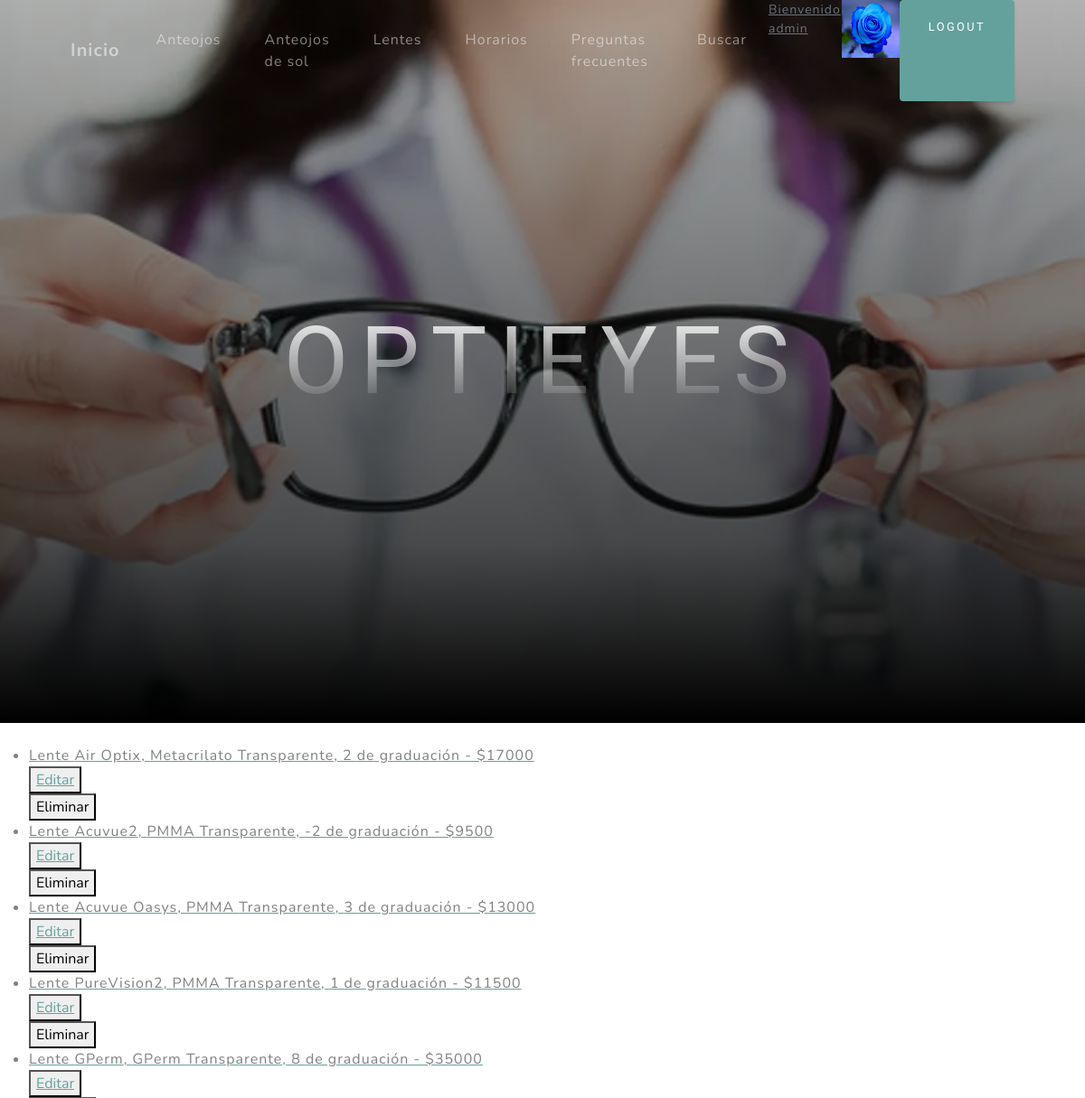
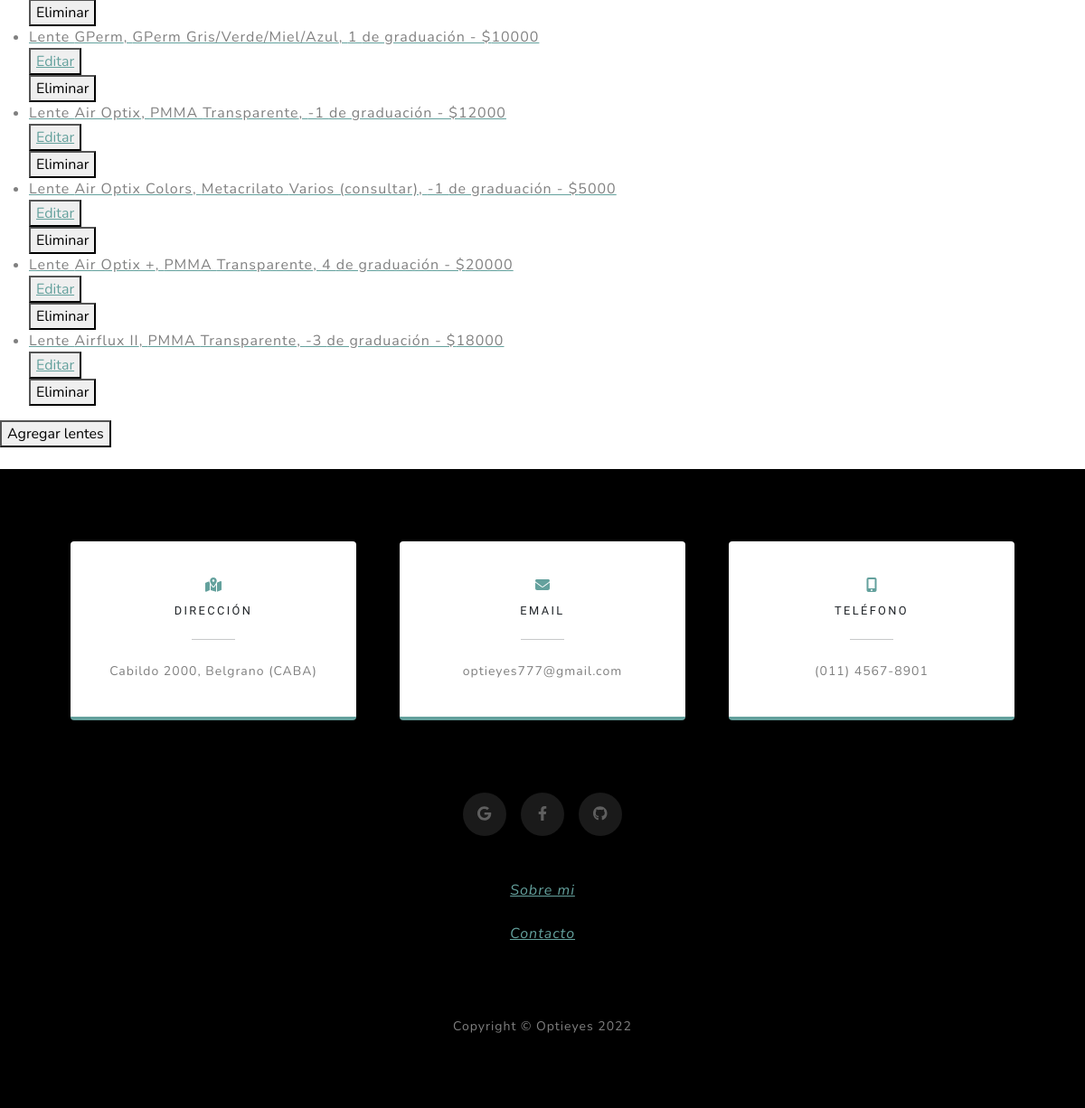
The page /app1/lentes/ (signed in) on the database its author committed (2 pictures, top to bottom).
### App1/models.py (models this page shows, shortened)
class Avatar(models.Model):
    user = models.OneToOneField(User, on_delete=models.CASCADE)
    imagen = models.ImageField(upload_to=user_path, default='avatares/default.jpg')

class Cristales(models.Model):
    marca = models.CharField(max_length=30)
    color = models.CharField(max_length=30)
    material = models.CharField(max_length=30)
    graduacion = models.CharField(max_length=30)
    precio = models.IntegerField()
    codigo = models.IntegerField()
    foto = models.ImageField(upload_to='imagenes/', null=True, blank=True)
    laboratorio = models.CharField(max_length=30, default="-")
    duracion = models.CharField(max_length=30, default="-")
    prescripcion = models.CharField(max_length=40, default="-")
    fecha = models.DateField(auto_now=False, auto_now_add=False, default="1111-11-11")

### App1/views.py (the view)
# urls.py: path('lentes/', lentes, name="Lentes"),
@staff_member_required(login_url="/app1/acceso-denegado")
def lentes(request):
    lista = Cristales.objects.all()
    return render(request, "lentes.html", {"lentes": lista})

### App1/templates/lentes.html (shortened to what this page needs)
{% extends 'padre.html' %}
{% load static %}
{% block contenido %}
<br>
<ul>
    {% for lente in lentes %}
    <a href="{% url 'Detalle_Lente' lente.id %}">
        <li style="color: gray">Lente {{lente.marca}}, {{lente.material}} {{lente.color}}, {{lente.graduacion}} de graduación - ${{lente.precio}}</li>
    </a>
        <div>
            <button>
                <a href="{% url 'Editar_Lentes' lente.id %}">Editar</a>
            </button>
            <form action="{% url 'Elimina_Lentes' lente.id %}" method="POST" onclick="return confirm('¿Seguro que quiere eliminar?')"Delete>{% csrf_token %}
                <button type="submit"> Eliminar </button>
            </form>
        </div>
    {% endfor %}
</ul>
<a href="{% url 'Lentes_Formulario' %}"><button>Agregar lentes</button></a>
<br>
<br>
{% endblock contenido %}

### App1/templates/padre.html (shortened to what this page needs)
<!DOCTYPE html>
<html lang="en">
    <head>
        {% load static %}
        <link href="{% static 'css/styles.css' %}" rel="stylesheet" />
    </head>
    <body id="page-top">
        <nav class="navbar navbar-expand-lg navbar-light fixed-top" id="mainNav">
            <div class="container px-4 px-lg-5">
                <a class="navbar-brand" href="{% url 'Inicio' %}">Inicio</a>
                <div class="collapse navbar-collapse" id="navbarResponsive">
                    <ul class="navbar-nav ms-auto">
                        {% if request.user.is_staff %}
                            <li class="nav-item"><a class="nav-link" href="{% url 'Armazones' %}">Anteojos</a></li>
                            <li class="nav-item"><a class="nav-link" href="{% url 'Anteojos_Sol' %}">Anteojos de sol</a></li>
                            <li class="nav-item"><a class="nav-link" href="{% url 'Lentes' %}">Lentes</a></li>
                        {% else %}
                            <li class="nav-item"><a class="nav-link" href="{% url 'Lista_Armazones' %}">Anteojos</a></li>
                            <li class="nav-item"><a class="nav-link" href="{% url 'Lista_Lentes_Sol' %}">Anteojos de sol</a></li>
                            <li class="nav-item"><a class="nav-link" href="{% url 'Lista_Lentes' %}">Lentes</a></li>
                        {% endif %}
                        <li class="nav-item"><a class="nav-link" href="{% url 'Horarios' %}">Horarios</a></li>
                        <li class="nav-item"><a class="nav-link" href="{% url 'Preguntas' %}">Preguntas frecuentes</a></li>
                        <li class="nav-item"><a class="nav-link" href="{% url 'Busqueda' %}">Buscar</a></li>
                        {% if request.user.is_authenticated %}
                            <a class="text-muted small mb-4 mb-lg-0" href="{% url 'Editar_Perfil' %}">Bienvenido {{user.username}}</a>
                            <a href="{% url 'Cambiar_Avatar' %}"><img class="imagen" src="{{ request.user.avatar.imagen.url }}"></a>
                            <a class="btn btn-primary" href="{% url 'Logout' %}">Logout</a>
                        {% else %}
                            <a class="btn btn-primary" href="{% url 'Login' %}">Login</a>
                            <a class="btn btn-primary" href="{% url 'Registrar' %}">Registrarse</a>
                        {% endif %}
                    </ul>
                </div>
            </div>
        </nav>
        <header class="masthead">
            <div class="container px-4 px-lg-5 d-flex h-100 align-items-center justify-content-center">
                <div class="d-flex justify-content-center">
                    <div class="text-center">
                        <h1 class="mx-auto my-0 text-uppercase">Optieyes</h1>
                    </div>
                </div>
            </div>
        </header>
        {% block contenido %}
        {% endblock contenido %}
        <section class="contact-section bg-black">
            <div class="container px-4 px-lg-5">
                <div class="row gx-4 gx-lg-5">
                    <div class="col-md-4 mb-3 mb-md-0">
                        <div class="card py-4 h-100">
                            <div class="card-body text-center">
                                <i class="fas fa-map-marked-alt text-primary mb-2"></i>
                                <h4 class="text-uppercase m-0">Dirección</h4>
                                <hr class="my-4 mx-auto" />
                                <div class="small text-black-50">Cabildo 2000, Belgrano (CABA)</div>
                            </div>
                        </div>
                    </div>
                    <div class="col-md-4 mb-3 mb-md-0">
                        <div class="card py-4 h-100">
                            <div class="card-body text-center">
                                <i class="fas fa-envelope text-primary mb-2"></i>
                                <h4 class="text-uppercase m-0">Email</h4>
                                <hr class="my-4 mx-auto" />
                                <div class="small text-black-50">optieyes777@gmail.com</div>
                            </div>
                        </div>
                    </div>
                    <div class="col-md-4 mb-3 mb-md-0">
                        <div class="card py-4 h-100">
                            <div class="card-body text-center">
                                <i class="fas fa-mobile-alt text-primary mb-2"></i>
                                <h4 class="text-uppercase m-0">Teléfono</h4>
                                <hr class="my-4 mx-auto" />
                                <div class="small text-black-50">(011) 4567-8901</div>
                            </div>
                        </div>
                    </div>
                </div>
                <div class="social d-flex justify-content-center">
                    <a class="mx-2" href="{% url 'Sin_Paginas' %}"><i class="fab fa-google"></i></a>
                    <a class="mx-2" href="{% url 'Sin_Paginas' %}"><i class="fab fa-facebook-f"></i></a>
                    <a class="mx-2" href="https://github.com/joeldj1990"><i class="fab fa-github"></i></a>
                </div>
                <br>
                <br>
                <div class="container px-4 px-lg-5 d-flex h-100 align-items-center justify-content-center">
                    <a class="mx-2" href="{% url 'About' %}"><i class="nav-item">Sobre mi</i></a>
                </div>
                <br>
                <div class="container px-4 px-lg-5 d-flex h-100 align-items-center justify-content-center">
                    <a class="mx-2" href="{% url 'Contacto' %}"><i class="nav-item">Contacto</i></a>
                </div>
            </div>
        </section>
        <footer class="footer bg-black small text-center text-white-50"><div class="container px-4 px-lg-5">Copyright &copy; Optieyes 2022</div></footer>
    </body>
</html>

### rows shown on the page
Cristales: marca "Air Optix", material "Metacrilato", color "Transparente", graduacion "2", precio "17000"
Cristales: marca "Acuvue2", material "PMMA", color "Transparente", graduacion "-2", precio "9500"
Cristales: marca "Acuvue Oasys", material "PMMA", color "Transparente", graduacion "3", precio "13000"
Cristales: marca "PureVision2", material "PMMA", color "Transparente", graduacion "1", precio "11500"
Cristales: marca "GPerm", material "GPerm", color "Transparente", graduacion "8", precio "35000"
Cristales: marca "GPerm", material "GPerm", color "Gris/Verde/Miel/Azul", graduacion "1", precio "10000"
Cristales: marca "Air Optix", material "PMMA", color "Transparente", graduacion "-1", precio "12000"
Cristales: marca "Air Optix Colors", material "Metacrilato", color "Varios (consultar)", graduacion "-1", precio "5000"
Cristales: marca "Air Optix +", material "PMMA", color "Transparente", graduacion "4", precio "20000"
Cristales: marca "Airflux II", material "PMMA", color "Transparente", graduacion "-3", precio "18000"

### other values the page prints
{{ user.username }} "admin"
